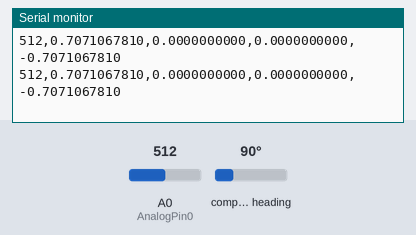
Recording of a sketch running on a simulated Arduino Uno, built with avr-gcc and run on an emulated ATmega328P. Parts: the last lines printed to the serial monitor. The inputs (shaded band) are chosen by the test bench; at power-on: A0 (AnalogPin0) = 512, compass heading 90°.

Above: at 2.2 s.
2.3 s: A0 (AnalogPin0) set to 107
At 2.39 s:
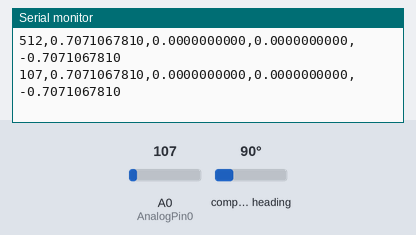
5.3 s: A0 (AnalogPin0) set to 88
At 5.35 s:
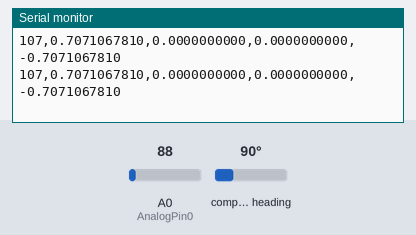
9.8 s: A0 (AnalogPin0) set to 11
At 9.8 s:
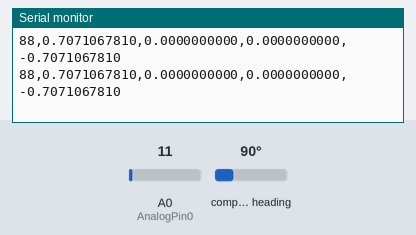
11.3 s: A0 (AnalogPin0) set to 8
At 11.34 s:
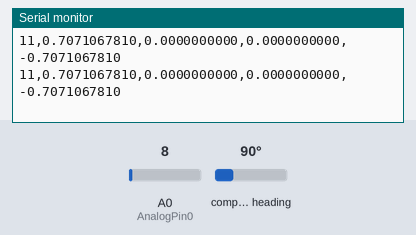
Timing chart, 0 to 14.3 s (numbered marks = the images above; inputs shaded):
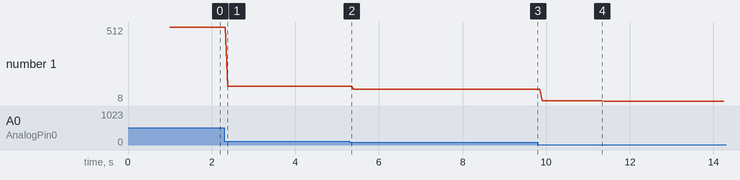

Measured:
- after the input at 2.3 s, the serial monitor: prints a new line after 0.09 s (image 1)
- plotted number 1: 512 → 107 after the input at 2.3 s, 107 → 88 after the input at 5.3 s, 88 → 11 after the input at 9.8 s, 11 → 8 after the input at 11.3 s

The sketch:

bno055-arduino-serialport.ino
```cpp
// (licence header left out)
#include <Wire.h>
#include <Adafruit_Sensor.h>
#include <Adafruit_BNO055.h>
#include <utility/imumaths.h>

Adafruit_BNO055 bno = Adafruit_BNO055(55);
int AnalogPin0 = A0; //Declare an integer variable, hooked up to analog pin 0

void setup(void)
{
  Serial.begin(9600); //Begin Serial Communication with a baud rate of 9600
  setupBNO055();
}

void loop(void)
{
  int AnalogPin0Value = analogRead(AnalogPin0);

  Serial.print(AnalogPin0Value, DEC);
  Serial.print(",");

  //  Serial.print(AnalogPin0Value, DEC);
  //  Serial.print(",");

  //  Serial.print(AnalogPin1Value, DEC);
  //  Serial.print(",");

  //  Serial.print(AnalogPin2Value, DEC);
  //  Serial.print(",");

  bool printLabels = false;
  send_IMU_Quaternion(printLabels);
  //  Serial.print(",");

  //  send_Euler_degrees(printLabels);
  //  Serial.print(",");

  //  send_Accelerometer(printLabels);
  //  Serial.print(",");

  //  send_Magnetometer(printLabels);
  //  Serial.print(",");

  //  send_Gravity(printLabels);
  //  Serial.print(",");

  //  send_Current_Temperature();

  Serial.println();

  //delay(100);
}
void setupBNO055()
{
  //  Serial.println("Orientation Sensor Test");
  //  Serial.println("");

  /* Initialise the sensor */
  if (!bno.begin())
  {
    /* There was a problem detecting the BNO055 ... check your connections */
    Serial.print("Ooops, no BNO055 detected ... Check your wiring or I2C ADDR!");
    while (1)
      ;
  }

  delay(1000);

  bno.setExtCrystalUse(true);
  // Possible vector values can be:
  // - VECTOR_MAGNETOMETER  - uT
  // - VECTOR_GYROSCOPE     - rad/s
  // - VECTOR_EULER         - degrees
  // - VECTOR_LINEARACCEL   - m/s^2
}
void send_Euler_degrees()
{
  /* Display the Euler degrees */
  imu::Vector<3> euler = bno.getVector(Adafruit_BNO055::VECTOR_EULER);
  /* Display the floating point data */
  //  Serial.print("X: ");
  Serial.print(euler.x(), DEC);
  Serial.print(",");
  //  Serial.print(" Y: ");
  Serial.print(euler.y(), DEC);
  Serial.print(",");
  //  Serial.print(" Z: ");
  Serial.print(euler.z(), DEC);
}
void send_IMU_Quaternion(bool printLabels)
{
  /* Display the quat data */
  imu::Quaternion quat = bno.getQuat();

  if (printLabels)
    Serial.print("qW: ");
  Serial.print(quat.w(), DEC);
  Serial.print(",");
  if (printLabels)
    Serial.print(" qX: ");
  Serial.print(quat.y(), DEC);
  Serial.print(",");
  if (printLabels)
    Serial.print(" qY: ");
  Serial.print(quat.x(), DEC);
  Serial.print(",");
  if (printLabels)
    Serial.print(" qZ: ");
  Serial.print(quat.z(), DEC);
  //  Serial.print(",");
  //  Serial.println("");
}
void send_Accelerometer(bool printLabels)
{
  imu::Vector<3> accel = bno.getVector(Adafruit_BNO055::VECTOR_ACCELEROMETER);

  /* Display the floating point data - m/s^2 */
  if (printLabels)
    Serial.print("X: ");
  Serial.print(accel.x(), DEC);
  Serial.print(",");
  if (printLabels)
    Serial.print(" Y: ");
  Serial.print(accel.y(), DEC);
  Serial.print(",");
  if (printLabels)
    Serial.print(" Z: ");
  Serial.print(accel.z(), DEC);
}
void send_Magnetometer(bool printLabels)
{
  /* Display the Euler degrees */
  imu::Vector<3> magnetometer = bno.getVector(Adafruit_BNO055::VECTOR_EULER);
  /* Display the floating point data - uT */
  if (printLabels)
    Serial.print("magnetometer_X: ");
  Serial.print(magnetometer.x(), DEC);
  Serial.print(",");
  if (printLabels)
    Serial.print("magnetometer_Y: ");
  Serial.print(magnetometer.y(), DEC);
  Serial.print(",");
  if (printLabels)
    Serial.print("magnetometer_Z: ");
  Serial.print(magnetometer.z(), DEC);
}
void send_Current_Temperature(bool printLabels)
{
  /* Display the current temperature - C */
  int8_t temp = bno.getTemp();

  if (printLabels)
    Serial.print("Current Temperature: ");
  Serial.print(temp);
  //  Serial.print(" C");
}
void send_Gravity(bool printLabels)
{
  /* Display the gravity -  m/s^2 */
  imu::Vector<3> gravity = bno.getVector(Adafruit_BNO055::VECTOR_ACCELEROMETER);

  /* Display the floating point data */
  if (printLabels)
    Serial.print("Gravity_X (m/s^2): ");
  Serial.print(gravity.x(), DEC);
  Serial.print(",");
  if (printLabels)
    Serial.print("Gravity_Y: ");
  Serial.print(gravity.y(), DEC);
  Serial.print(",");
  if (printLabels)
    Serial.print("Gravity_Y: ");
  Serial.print(gravity.z(), DEC);
}
```
